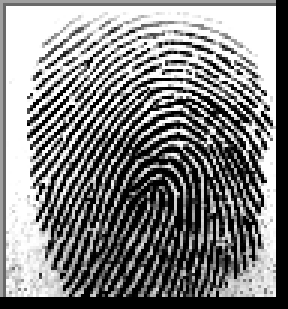
#> input picture backend2/controllers/100__M_Left_index_finger.BMP, 96 x 103 px (shown 3 times larger)
$ python biometric.py 100__M_Left_index_finger.BMP
#> lines starting #> are read from the running program, lines starting #| are printed output that depends on the picture; pictures that were not available may be replaced by others from this repository, and a replacement may not be noted
import os
import cv2
import sys

file=sys.argv[1]
sample = cv2.imread(file)
#> sample is the input picture: shape (103, 96, 3); min 0, max 255, mean 130
print(sample)
#> (printed output is left out)
best_score = 0
filename = None
image = None
kp1, kp2, mp = None, None, None

print(best_score,filename)
counter =0

# l = os.listdir("/home/ankit/Desktop/SIH/backend/archive/SOCOFing/Altered")
# print(l)
for folder in os.listdir("/home/ankit/Desktop/SIH/backend/archive/SOCOFing/Altered"):
    print(folder)
    for file in [file for file in os.listdir("/home/ankit/Desktop/SIH/backend/archive/SOCOFing/Altered/" + folder)]:
        #   print('/home/ankit/Desktop/SIH/backend/archive/SOCOFing/Altered/' + folder + '/' +file)
        print(counter)
        counter+=1
        fingerprint_image = cv2.imread('/home/ankit/Desktop/SIH/backend/archive/SOCOFing/Altered/' + folder + '/' +file)
        print(fingerprint_image)
#> (printed output is left out)
        sift = cv2.SIFT_create()

        keypoint_1, desriptors_1 = sift.detectAndCompute(sample, None)
#> keypoint_1 = 36 keypoints; strongest (x, y, size): (91, 38, 2), (89, 54, 4.3), (90, 48, 2), (90, 63, 3.7)
        keypoint_2, desriptors_2 = sift.detectAndCompute(fingerprint_image, None)
#> keypoint_2 has the same summary as keypoint_1

        matches = cv2.FlannBasedMatcher({'algorithm': 0, 'trees': 10},
                {}).knnMatch(desriptors_1, desriptors_2, k=2)
#> matches = 36 matches
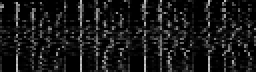
#> desriptors_1: shape (36, 128) float32 (shown 2 times larger); min 0, max 198, mean 24

        match_points = []

        for p, q in matches:
            if p.distance < 0.1 * q.distance:
                match_points.append(p)
#> this loop made 36 passes
#> after the loop, match_points = 36 matches

        keypoints = 0
        if len(keypoint_1) < len(keypoint_2):
            keypoints = len(keypoint_2)

        else:
            keypoints = len(keypoint_1)
#> keypoints = 36

        if len(match_points)/keypoints * 100 > best_score:
            best_score = len(match_points)/keypoints * 100
#> best_score = 100
            filename = file
            image = fingerprint_image
            kp1 = keypoint_1
#> kp1 has the same summary as keypoint_1
            kp2 = keypoint_2
#> kp2 has the same summary as keypoint_1
            mp = match_points
#> mp = 36 matches

print("best match: " + filename)
print("score: " + str(best_score))
#| score: 100.0

result = cv2.drawMatches(sample, kp1, image, kp2, mp, None)
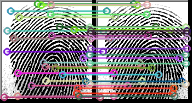
#> result: shape (103, 192, 3); mean B, G, R 130.3, 129.5, 132.1
result = cv2.resize(result, (0,0), fx=4, fy=4)
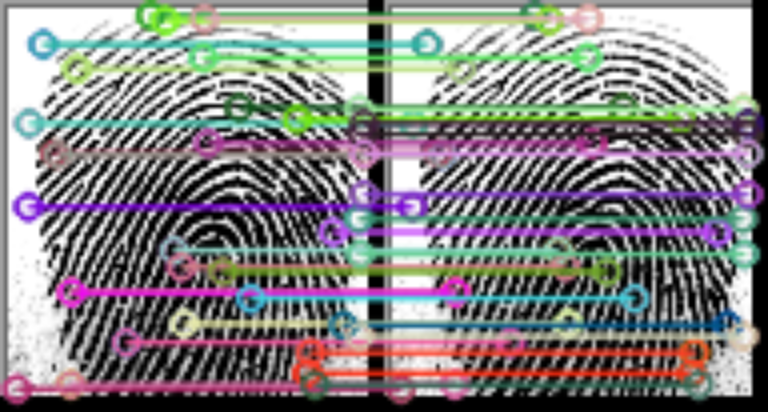
#> result: shape (412, 768, 3); mean B, G, R 130.2, 129.4, 132.1
print(result)
#> (printed output is left out)
cv2.imshow('result', result)
cv2.waitKey(0)
cv2.destroyAllWindows()
